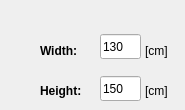
   <widget class="QWidget" name="tab">
    <attribute name="title">
     <string>Camp</string>
    </attribute>
    <widget class="QLabel" name="widthlabel">
     <property name="geometry">
      <rect>
       <x>40</x>
       <y>40</y>
       <width>65</width>
       <height>21</height>
      </rect>
     </property>
     <property name="font">
      <font>
       <weight>75</weight>
       <bold>true</bold>
      </font>
     </property>
     <property name="text">
      <string>Width:</string>
     </property>
    </widget>
    <widget class="QLabel" name="heightlabel">
     <property name="geometry">
      <rect>
       <x>40</x>
       <y>80</y>
       <width>65</width>
       <height>21</height>
      </rect>
     </property>
     <property name="font">
      <font>
       <weight>75</weight>
       <bold>true</bold>
      </font>
     </property>
     <property name="text">
      <string>Height:</string>
     </property>
    </widget>
    <widget class="QLineEdit" name="widthline">
     <property name="geometry">
      <rect>
       <x>100</x>
       <y>34</y>
       <width>41</width>
       <height>25</height>
      </rect>
     </property>
     <property name="text">
      <string>130</string>
     </property>
    </widget>
    <widget class="QLineEdit" name="heightline">
     <property name="geometry">
      <rect>
       <x>100</x>
       <y>76</y>
       <width>41</width>
       <height>25</height>
      </rect>
     </property>
     <property name="text">
      <string>150</string>
     </property>
    </widget>
    <widget class="QLabel" name="label_10">
     <property name="geometry">
      <rect>
       <x>145</x>
       <y>40</y>
       <width>31</width>
       <height>21</height>
      </rect>
     </property>
     <property name="text">
      <string>[cm]</string>
     </property>
    </widget>
    <widget class="QLabel" name="label_11">
     <property name="geometry">
      <rect>
       <x>145</x>
       <y>80</y>
       <width>31</width>
       <height>21</height>
      </rect>
     </property>
     <property name="text">
      <string>[cm]</string>
     </property>
    </widget>
   </widget>
